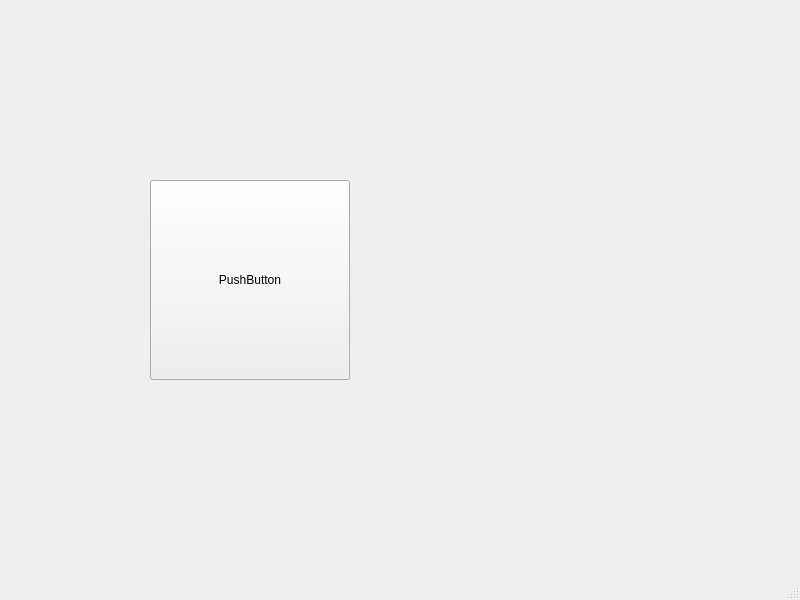
<?xml version="1.0" encoding="UTF-8"?>
<ui version="4.0">
 <class>MainWindow</class>
 <widget class="QMainWindow" name="MainWindow">
  <property name="geometry">
   <rect>
    <x>0</x>
    <y>0</y>
    <width>800</width>
    <height>600</height>
   </rect>
  </property>
  <property name="windowTitle">
   <string>MainWindow</string>
  </property>
  <widget class="QWidget" name="centralwidget">
   <widget class="QPushButton" name="pushButton">
    <property name="enabled">
     <bool>true</bool>
    </property>
    <property name="geometry">
     <rect>
      <x>150</x>
      <y>180</y>
      <width>200</width>
      <height>200</height>
     </rect>
    </property>
    <property name="text">
     <string>PushButton</string>
    </property>
   </widget>
  </widget>
  <widget class="QMenuBar" name="menubar">
   <property name="geometry">
    <rect>
     <x>0</x>
     <y>0</y>
     <width>800</width>
     <height>23</height>
    </rect>
   </property>
  </widget>
  <widget class="QStatusBar" name="statusbar"/>
 </widget>
 <resources/>
 <connections/>
</ui>
